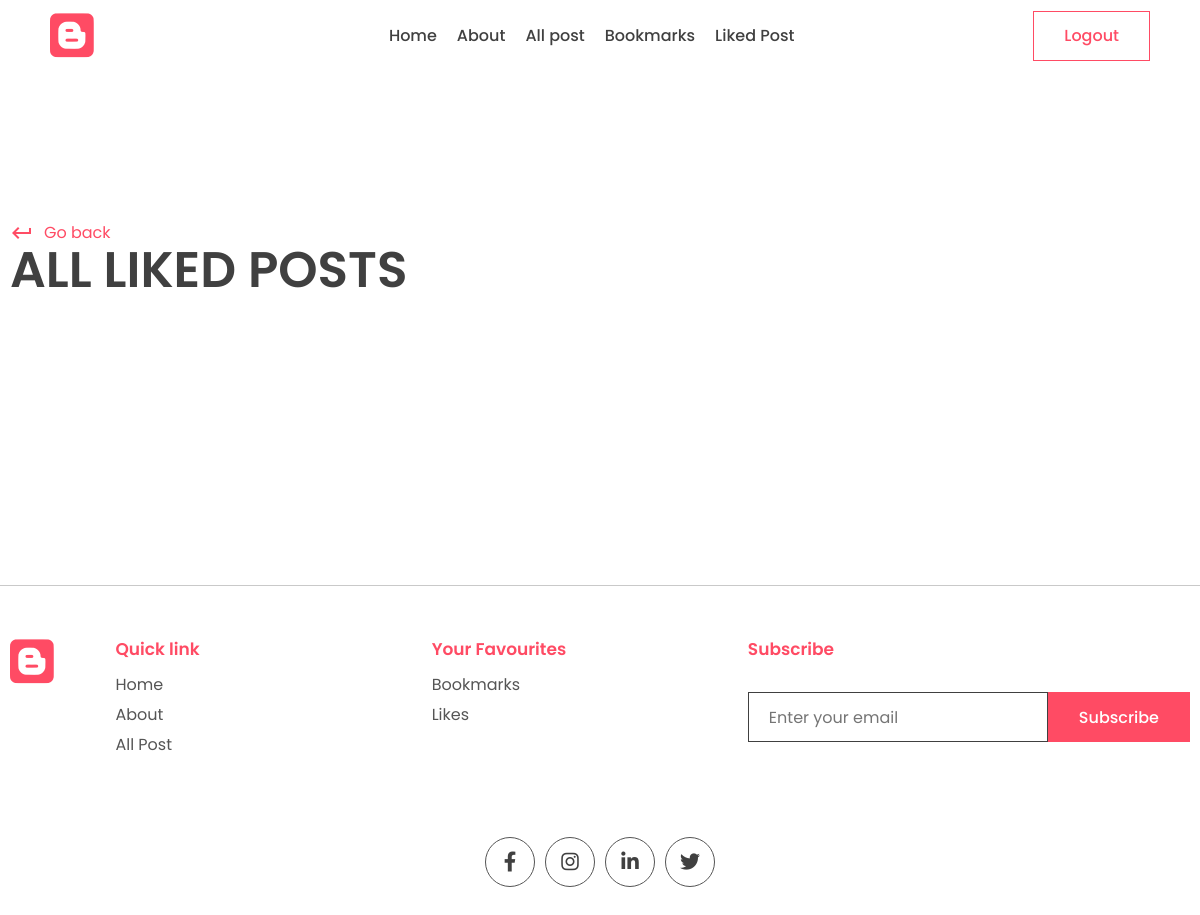
Page /liked_post/ (signed in) on the earlier database version.
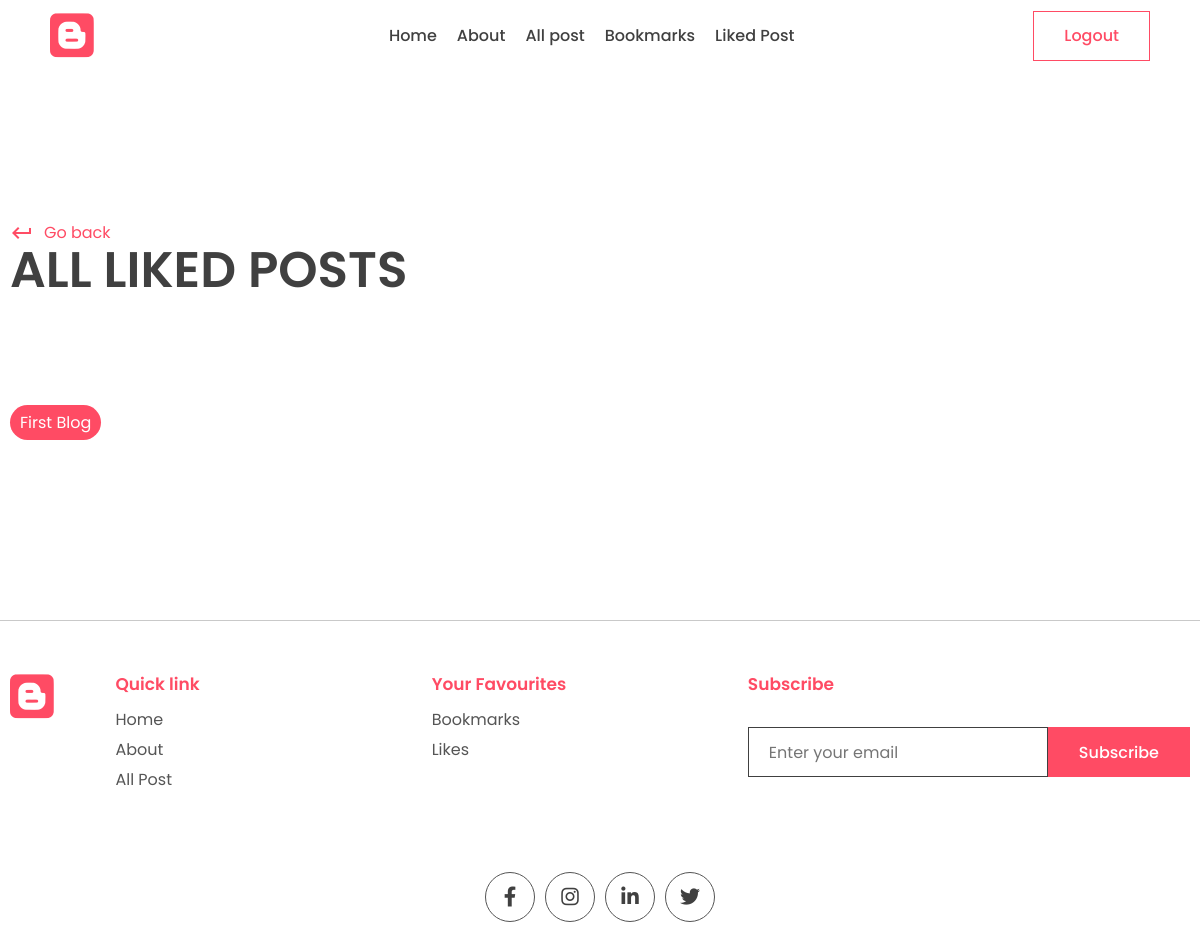
Same page on the later database version.
### app/models.py (models this page shows, shortened)
class Post(models.Model):
    title = models.CharField(max_length=200)
    content = models.TextField()
    last_updated = models.DateTimeField(auto_now=True)
    slug = models.SlugField(max_length=200, unique=True)
    image = models.ImageField(null=True, blank=True, upload_to="images/")
    tags = models.ManyToManyField(Tag, blank=True, related_name='post')
    view_count = models.IntegerField(null=True, blank=True)
    author = models.ForeignKey(User, on_delete=models.CASCADE, null=True, blank=True)
    is_featured = models.BooleanField(default=False)
    bookmarks =models.ManyToManyField(User, related_name="bookmarks", default=None, blank=True)
    likes = models.ManyToManyField(User, related_name="likes", default=None, blank=True)

### app/views.py (the view)
# urls.py: path('liked_post/', views.liked_post, name='liked_post'),
def liked_post(request):
    liked_posts = Post.objects.filter(likes=request.user)
    context = {'liked_posts' : liked_posts}
    return render(request, 'app/liked_post.html', context)

### app/templates/app/liked_post.html (shortened to what this page needs)
{% extends "base.html" %}
{% block content %}
<main>
    <div class="container">
      <div class="page-top">
        <div class="top flex">
          <div class="page-name">
            <a href="" class="learn">
              <span class="material-icons"> keyboard_return </span> Go back
            </a>
            <h1>All Liked Posts</h1>
          </div>
        </div>
      </div>
    </div>
</main>
<section class="sp">
    <div class="container">
      <div class="blog-tags">
      {% for post in liked_posts %}
      <p class="tag">
        <a style="color: white;" href="{% url "post_page" post.slug %}">{{ post.title }}</a>
      </p>
      {% endfor %}
    </div>
    </div>
  </section>
{% endblock content %}

Differences in the rows shown:
now on this page (row edited): Post: title "First Blog"
